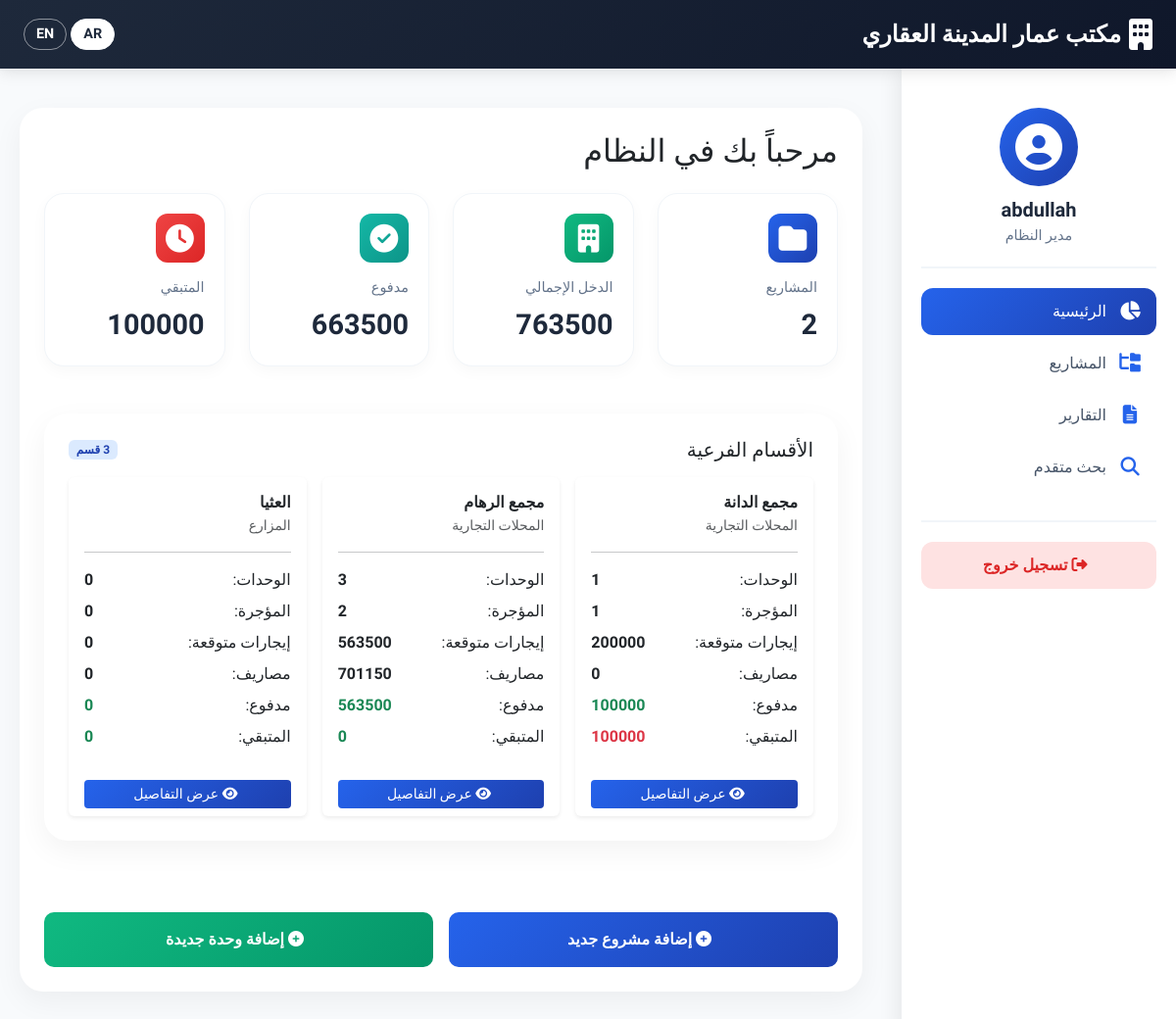
The app's page / (signed in) with its own data.
### rentals/models.py (models this page shows, shortened)
class SubCategory(models.Model):
    main_category = models.ForeignKey(MainCategory, on_delete=models.CASCADE, related_name='subcategories', verbose_name="الفئة الرئيسية")
    name = models.CharField(max_length=200, verbose_name="اسم القسم الداخلي")
    location = models.CharField(max_length=300, verbose_name="الموقع", blank=True)
    description = models.TextField(blank=True, verbose_name="وصف")
    is_active = models.BooleanField(default=True, verbose_name="نشط؟")
    created_at = models.DateTimeField(auto_now_add=True)
    class Meta:
        verbose_name = "قسم داخلي"
        verbose_name_plural = "الأقسام الداخلية"
        ordering = ['main_category', 'name']
    def total_expenses(self, start_date=None, end_date=None):
        qs = self.expenses.all()
        if start_date:
            qs = qs.filter(date__gte=start_date)
        if end_date:
            qs = qs.filter(date__lte=end_date)
        return qs.aggregate(total=Sum('amount'))['total'] or 0
    def total_refundable_tax(self, start_date=None, end_date=None):
        qs = self.expenses.filter(tax_refundable=True)
        if start_date:
            qs = qs.filter(date__gte=start_date)
        if end_date:
            qs = qs.filter(date__lte=end_date)
        total_tax = 0
        for exp in qs:
            if exp.has_tax:
                tax_amount = exp.amount * (exp.tax_rate / 100) / (1 + exp.tax_rate/100)
                total_tax += tax_amount
        return total_tax

class MainCategory(models.Model):
    name = models.CharField(max_length=100, unique=True, verbose_name="اسم الفئة الرئيسية")
    description = models.TextField(blank=True, verbose_name="وصف")
    created_at = models.DateTimeField(auto_now_add=True)
    class Meta:
        verbose_name = "فئة رئيسية"
        verbose_name_plural = "الفئات الرئيسية"
        ordering = ['name']

### rentals/views.py (the view)
# urls.py: path('', views.home, name='home'),
@login_required
def home(request):
    current_year = datetime.now().year
    current_month = datetime.now().month
    total_categories = MainCategory.objects.count()
    total_units = Unit.objects.count()
    rented_units = Unit.objects.filter(is_rented=True).count()
    contracts = Contract.objects.filter(is_active=True)
    total_expected = sum(c.total_expected for c in contracts)
    total_paid = Payment.objects.aggregate(Sum('amount_paid'))['amount_paid__sum'] or 0
    total_remaining = total_expected - total_paid
    total_tax_due = 0
    total_tax_collected = 0
    quarters = []
    for q in range(1, 5):
        tax_data = get_quarter_tax(current_year, q)
        quarters.append({
            'quarter': q,
            'due': tax_data['due'],
            'collected': tax_data['collected'],
        })
        total_tax_due += tax_data['due']
        total_tax_collected += tax_data['collected']
    expenses_refundable = Expense.objects.filter(tax_refundable=True)
    total_tax_refunded = 0
    for exp in expenses_refundable:
        total_tax_refunded += exp.tax_amount
    net_tax = total_tax_due - total_tax_refunded
    subcategories = SubCategory.objects.filter(is_active=True).prefetch_related('units', 'expenses')
    subcategories_data = []
    for sub in subcategories:
        units_count = sub.units.count()
        rented_count = sub.units.filter(is_rented=True).count()
        contracts_sub = Contract.objects.filter(unit__sub_category=sub, is_active=True)
        total_rent_expected = sum(c.total_expected for c in contracts_sub)
        total_expense = sub.total_expenses()
        refundable_tax = sub.total_refundable_tax()
        total_paid_sub = Payment.objects.filter(contract__unit__sub_category=sub).aggregate(Sum('amount_paid'))['amount_paid__sum'] or 0
        total_remaining_sub = total_rent_expected - total_paid_sub
        subcategories_data.append({
            'id': sub.id,
            'name': sub.name,
            'main_category': sub.main_category.name,
            'units_count': units_count,
            'rented_count': rented_count,
            'total_rent_expected': total_rent_expected,
            'total_expense': total_expense,
            'refundable_tax': refundable_tax,
            'total_paid': total_paid_sub,
            'total_remaining': total_remaining_sub,
        })
    monthly_labels = []
    monthly_income = []
    for i in range(5, -1, -1):
        month = current_month - i
        year = current_year
        if month <= 0:
            month += 12
            year -= 1
        start_date = date(year, month, 1)
        if month == 12:
            end_date = date(year+1, 1, 1) - timedelta(days=1)
        else:
            end_date = date(year, month+1, 1) - timedelta(days=1)
        month_payments = Payment.objects.filter(
            payment_date__gte=start_date,
            payment_date__lte=end_date
        ).aggregate(total=Sum('amount_paid'))['total'] or 0
        monthly_labels.append(f"{month}/{year}")
        monthly_income.append(float(month_payments))
    expenses_by_sub = Expense.objects.values('sub_category__name').annotate(
        total=Sum('amount')
    ).order_by('-total')[:5]
    expense_categories = [item['sub_category__name'] for item in expenses_by_sub]
    expense_amounts = [float(item['total']) for item in expenses_by_sub]
    current_start = date(current_year, current_month, 1)
    if current_month == 12:
        current_end = date(current_year+1, 1, 1) - timedelta(days=1)
    else:
        current_end = date(current_year, current_month+1, 1) - timedelta(days=1)
    current_expected = 0
    for contract in contracts:
        contract_end = contract.start_date + relativedelta(months=contract.lease_duration_months) - timedelta(days=1)
        if contract.start_date <= current_end and contract_end >= current_start:
            current_expected += contract.total_monthly_with_tax
    current_paid = Payment.objects.filter(
        payment_date__gte=current_start,
        payment_date__lte=current_end
    ).aggregate(total=Sum('amount_paid'))['total'] or 0
    context = {
        'total_categories': total_categories,
        'total_units': total_units,
        'rented_units': rented_units,
        'total_expected': total_expected,
        'total_paid': total_paid,
        'total_remaining': total_remaining,
        'total_tax_due': total_tax_due,
        'total_tax_collected': total_tax_collected,
        'quarters': quarters,
        'current_year': current_year,
        'subcategories': subcategories_data,
        'monthly_labels': monthly_labels,
        'monthly_income': monthly_income,
        'expense_categories': expense_categories,
        'expense_amounts': expense_amounts,
        'current_expected': float(current_expected),
        'current_paid': float(current_paid),
        'total_tax_refunded': total_tax_refunded,
        'net_tax': net_tax,
    }
    return render(request, 'rentals/home.html', context)

### rentals/templates/rentals/home.html (shortened to what this page needs)
{% extends 'rentals/base.html' %}
{% load i18n %}
{% block content %}
<div class="container-fluid px-0">
    <h2 class="mb-4">مرحباً بك في النظام</h2>
    <div class="row g-4 mb-5">
        <div class="col-md-3 col-6">
            <div class="stat-card">
                <div class="stat-icon">
                    <i class="fas fa-folder"></i>
                </div>
                <div class="stat-label">المشاريع</div>
                <div class="stat-value">{{ total_categories }}</div>
            </div>
        </div>
        <div class="col-md-3 col-6">
            <div class="stat-card">
                <div class="stat-icon" style="background: linear-gradient(135deg, #10b981, #059669);">
                    <i class="fas fa-building"></i>
                </div>
                <div class="stat-label">الدخل الإجمالي</div>
                <div class="stat-value">{{ total_expected|floatformat:0 }}</div>
            </div>
        </div>
        <div class="col-md-3 col-6">
            <div class="stat-card">
                <div class="stat-icon" style="background: linear-gradient(135deg, #14b8a6, #0d9488);">
                    <i class="fas fa-check-circle"></i>
                </div>
                <div class="stat-label">مدفوع</div>
                <div class="stat-value">{{ total_paid|floatformat:0 }}</div>
            </div>
        </div>
        <div class="col-md-3 col-6">
            <div class="stat-card">
                <div class="stat-icon" style="background: linear-gradient(135deg, #ef4444, #dc2626);">
                    <i class="fas fa-clock"></i>
                </div>
                <div class="stat-label">المتبقي</div>
                <div class="stat-value">{{ total_remaining|floatformat:0 }}</div>
            </div>
        </div>
    </div>
<div class="row mb-5">
    <div class="col-12">
        <div class="content-card">
            <div class="d-flex justify-content-between align-items-center mb-3">
                <h5 class="mb-0">الأقسام الفرعية</h5>
                <span class="badge badge-info-custom">{{ subcategories|length }} قسم</span>
            </div>
            <div class="row g-3">
                {% for sub in subcategories %}
                <div class="col-md-4">
                    <div class="card h-100 border-0 shadow-sm">
                        <div class="card-body">
                            <h6 class="card-title fw-bold">{{ sub.name }}</h6>
                            <p class="card-subtitle text-muted small">{{ sub.main_category }}</p>
                            <hr>
                            <div class="d-flex justify-content-between mb-2">
                                <span>الوحدات:</span>
                                <span class="fw-bold">{{ sub.units_count }}</span>
                            </div>
                            <div class="d-flex justify-content-between mb-2">
                                <span>المؤجرة:</span>
                                <span class="fw-bold">{{ sub.rented_count }}</span>
                            </div>
                            <div class="d-flex justify-content-between mb-2">
                                <span>إيجارات متوقعة:</span>
                                <span class="fw-bold">{{ sub.total_rent_expected|floatformat:0 }}</span>
                            </div>
                            <div class="d-flex justify-content-between mb-2">
                                <span>مصاريف:</span>
                                <span class="fw-bold">{{ sub.total_expense|floatformat:0 }}</span>
                            </div>
                            <div class="d-flex justify-content-between mb-2">
                                <span>مدفوع:</span>
                                <span class="fw-bold text-success">{{ sub.total_paid|floatformat:0 }}</span>
                            </div>
                            <div class="d-flex justify-content-between mb-2">
                                <span>المتبقي:</span>
                                <span class="fw-bold {% if sub.total_remaining > 0 %}text-danger{% else %}text-success{% endif %}">
                                    {{ sub.total_remaining|floatformat:0 }}
                                </span>
                            </div>
                        </div>
                        <div class="card-footer bg-transparent border-0">
                            <a href="{% url 'subcategory_detail' sub.id %}" class="btn btn-primary-custom btn-sm w-100">
                                <i class="fas fa-eye ms-1"></i> عرض التفاصيل
                            </a>
                        </div>
                    </div>
                </div>
                {% empty %}
                <div class="col-12">
                    <p class="text-center text-muted py-4">لا توجد أقسام فرعية بعد</p>
                </div>
                {% endfor %}
            </div>
        </div>
    </div>
</div>
    <div class="row g-3">
        <div class="col-md-6">
            <a href="{% url 'add_main_category' %}" class="btn btn-primary-custom btn-custom w-100 py-3">
                <i class="fas fa-plus-circle ms-2"></i> إضافة مشروع جديد
            </a>
        </div>
        <div class="col-md-6">
            <a href="{% url 'add_unit_flow' %}" class="btn btn-success-custom btn-custom w-100 py-3">
                <i class="fas fa-plus-circle ms-2"></i> إضافة وحدة جديدة
            </a>
        </div>
    </div>
</div>
{% endblock %}

### rentals/templates/rentals/base.html (shortened to what this page needs)
<!DOCTYPE html>
{% load static i18n %}
<html lang="ar" dir="rtl">
<head>
    <link rel="stylesheet" href="https://cdn.jsdelivr.net/npm/bootstrap@5.3.2/dist/css/bootstrap.rtl.min.css">
    <link rel="stylesheet" href="https://cdnjs.cloudflare.com/ajax/libs/font-awesome/6.5.1/css/all.min.css">
</head>
<body>
    <nav class="navbar navbar-custom">
        <div class="container-fluid px-4">
            <a class="navbar-brand" href="{% url 'home' %}">
                <i class="fas fa-building"></i>
                مكتب عمار المدينة العقاري
            </a>
            <div class="language-switcher">
                <form action="{% url 'set_language' %}" method="post" class="d-inline">
                    <button type="submit" name="language" value="ar" class="btn btn-sm btn-light">AR</button>
                    <button type="submit" name="language" value="en" class="btn btn-sm btn-outline-light">EN</button>
                </form>
            </div>
        </div>
    </nav>
    <div class="sidebar" id="sidebar">
        <div class="user-info">
            <div class="avatar">
                <i class="fas fa-user-circle"></i>
            </div>
            <h5>{{ user.get_username|default:"زائر" }}</h5>
            <p>{% if user.is_superuser %}مدير النظام{% else %}مستخدم{% endif %}</p>
        </div>
        <ul class="sidebar-menu">
            <li>
                <a href="{% url 'home' %}" {% if request.path == '/' %}class="active"{% endif %}>
                    <i class="fas fa-chart-pie"></i> الرئيسية
                </a>
            </li>
            <li>
                <a href="{% url 'main_categories' %}" {% if '/categories/' in request.path %}class="active"{% endif %}>
                    <i class="fas fa-folder-tree"></i> المشاريع
                </a>
            </li>
            <li>
                <a href="{% url 'reports_dashboard' %}" {% if '/reports/' in request.path %}class="active"{% endif %}>
                    <i class="fas fa-file-alt"></i> التقارير
                </a>
            </li>
            <li>
                <a href="{% url 'advanced_search' %}" {% if '/search/' in request.path %}class="active"{% endif %}>
                    <i class="fas fa-search"></i> بحث متقدم
                </a>
            </li>
        </ul>
        <div class="sidebar-footer">
            {% if user.is_authenticated %}
            <a href="{% url 'logout' %}" class="logout-btn">
                <i class="fas fa-sign-out-alt ms-2"></i> تسجيل خروج
            </a>
            {% else %}
            <a href="{% url 'login' %}" class="btn btn-primary-custom w-100 py-2">
                <i class="fas fa-sign-in-alt ms-2"></i> دخول
            </a>
            {% endif %}
        </div>
    </div>
    <div class="main-content" id="mainContent">
        <div class="content-card">
            {% block content %}{% endblock %}
        </div>
    </div>
</body>
</html>

### records on screen
SubCategory: name "مجمع الدانة"
MainCategory: main_category "المحلات التجارية" "المحلات التجارية"
SubCategory: name "مجمع الرهام"
SubCategory: name "العثيا"
MainCategory: main_category "المزارع"

### other values on screen
{{ user.get_username|default:"زائر" }} "abdullah"
{{ total_categories }} "2"
{{ total_expected|floatformat:0 }} "763500"
{{ total_paid|floatformat:0 }} "663500"
{{ total_remaining|floatformat:0 }} "100000"
{{ subcategories|length }} "3"
{{ sub.units_count }} "1" "3" "0"
{{ sub.rented_count }} "1" "2" "0"
{{ sub.total_rent_expected|floatformat:0 }} "200000" "563500" "0"
{{ sub.total_expense|floatformat:0 }} "0" "701150" "0"
{{ sub.total_paid|floatformat:0 }} "100000" "563500" "0"
{{ sub.total_remaining|floatformat:0 }} "100000" "0" "0"
